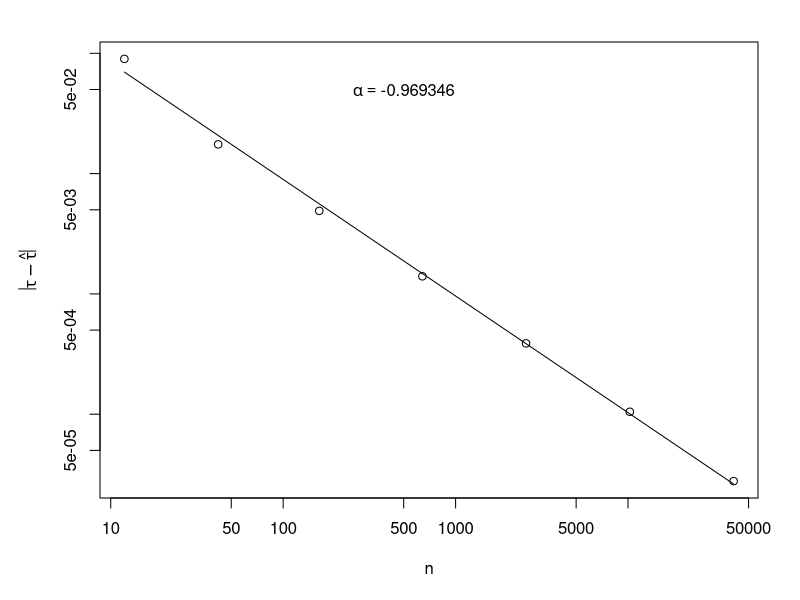

R code for this plot:
data = read.table("icosubdivision01.dat")
pdf('icosubdivision01.pdf', width=7.0, height=6.0)
par(mfrow=c(1,1), mar=c(5.1, 5.0, 2.1, 2.1))
x = data$V1
y = abs(data$V2)
plot(x, y, log="xy", pch=1, cex=1.0, xlab=expression(n), ylab=expression(abs(tau-hat(tau))))
# create a linear model
lm = lm(log(y)~log(x))
print(lm)
yp = predict(lm, newdata=list(log(x)))
matlines(x, exp(yp))
alpha=coefficients(lm)[2]
text(500,5e-2,labels=bquote(alpha == .(alpha)))
dev.off()